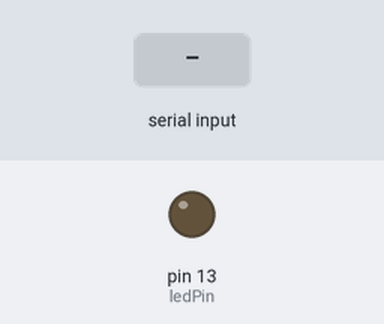
The sketch below on a simulated Arduino Uno, built with avr-gcc and run on an emulated ATmega328P. Parts: output pins drawn as LEDs (lit = HIGH). The test bench sets the inputs (shaded band).

Above: at 1.2 s.
1.3 s: "1" received over Serial
At 2.1 s:
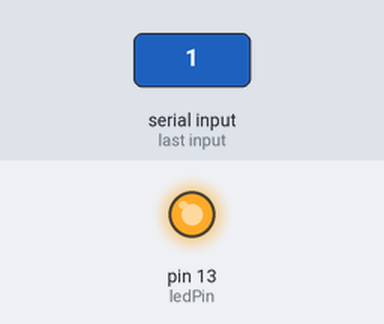
2.8 s: "0" received over Serial
At 3.3 s:
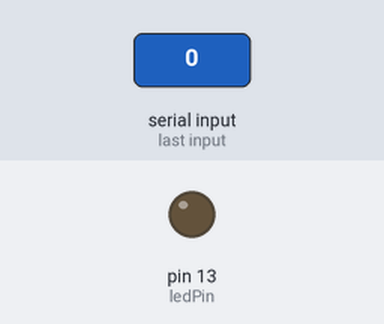
Timing chart, 0 to 5.8 s (numbered marks = the images above; inputs shaded):
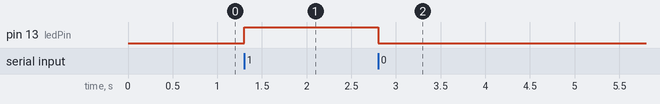

Measured:
- after the input at 1.3 s, pin 13 (ledPin): LOW → HIGH at once
- after the input at 2.8 s, pin 13 (ledPin): HIGH → LOW at once

The sketch:

kod.ino
```cpp
const int ledPin = 13;
char incomingData;

void setup() {
  pinMode(ledPin, OUTPUT);
  Serial.begin(9600);
  digitalWrite(ledPin, LOW);
}

void loop() {
  if (Serial.available() > 0) {
    incomingData = Serial.read();

    if (incomingData == '1') {
      digitalWrite(ledPin, HIGH);
    } else if (incomingData == '0') {
      digitalWrite(ledPin, LOW);
    }
  }
}
```
